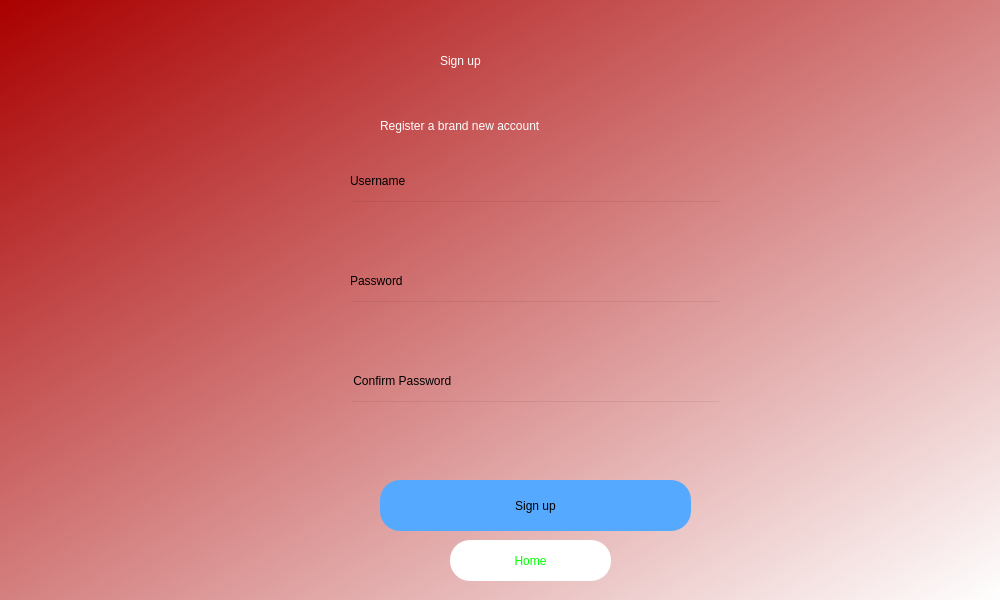
<?xml version="1.0" encoding="UTF-8"?>
<ui version="4.0">
 <class>Dialog</class>
 <widget class="QDialog" name="Dialog">
  <property name="geometry">
   <rect>
    <x>0</x>
    <y>0</y>
    <width>1000</width>
    <height>600</height>
   </rect>
  </property>
  <property name="windowTitle">
   <string>Dialog</string>
  </property>
  <property name="styleSheet">
   <string notr="true">background-color:qlineargradient(spread:pad, x1:0, y1:0, x2:1, y2:1, stop:0 rgba(170, 0, 0, 255), stop:1 rgba(255, 255, 255, 255));</string>
  </property>
  <widget class="QLabel" name="error">
   <property name="geometry">
    <rect>
     <x>350</x>
     <y>450</y>
     <width>371</width>
     <height>31</height>
    </rect>
   </property>
   <property name="styleSheet">
    <string notr="true">font: 12pt &quot;MS Shell Dlg 2&quot;;
color:rgb(255, 0, 0);
background-color: rgba(255, 255, 255,0);</string>
   </property>
   <property name="text">
    <string/>
   </property>
  </widget>
  <widget class="QLabel" name="label_2">
   <property name="geometry">
    <rect>
     <x>380</x>
     <y>110</y>
     <width>291</width>
     <height>31</height>
    </rect>
   </property>
   <property name="styleSheet">
    <string notr="true">font: 16pt &quot;MS Shell Dlg 2&quot;;color:rgb(255, 255, 255);
background-color: rgba(255, 255, 255,0);</string>
   </property>
   <property name="text">
    <string>Register a brand new account</string>
   </property>
  </widget>
  <widget class="QLabel" name="label">
   <property name="geometry">
    <rect>
     <x>440</x>
     <y>20</y>
     <width>181</width>
     <height>81</height>
    </rect>
   </property>
   <property name="styleSheet">
    <string notr="true">font: 36pt &quot;MS Shell Dlg 2&quot;;color:rgb(255, 255, 255);
background-color: rgba(255, 255, 255,0);</string>
   </property>
   <property name="text">
    <string>Sign up</string>
   </property>
  </widget>
  <widget class="QLabel" name="label_3">
   <property name="geometry">
    <rect>
     <x>350</x>
     <y>170</y>
     <width>111</width>
     <height>21</height>
    </rect>
   </property>
   <property name="styleSheet">
    <string notr="true">background-color: rgba(255, 255, 255,0);
font: 14pt &quot;MS Shell Dlg 2&quot;;</string>
   </property>
   <property name="text">
    <string>Username</string>
   </property>
  </widget>
  <widget class="QLabel" name="label_5">
   <property name="geometry">
    <rect>
     <x>350</x>
     <y>370</y>
     <width>201</width>
     <height>21</height>
    </rect>
   </property>
   <property name="styleSheet">
    <string notr="true">font: 14pt &quot;MS Shell Dlg 2&quot;;
background-color: rgba(255, 255, 255,0);</string>
   </property>
   <property name="text">
    <string> Confirm Password</string>
   </property>
  </widget>
  <widget class="QLineEdit" name="emailfield">
   <property name="geometry">
    <rect>
     <x>350</x>
     <y>200</y>
     <width>371</width>
     <height>51</height>
    </rect>
   </property>
   <property name="styleSheet">
    <string notr="true">background-color:rgba(0,0,0,0);
font: 12pt &quot;MS Shell Dlg 2&quot;;</string>
   </property>
  </widget>
  <widget class="QPushButton" name="signup">
   <property name="geometry">
    <rect>
     <x>380</x>
     <y>480</y>
     <width>311</width>
     <height>51</height>
    </rect>
   </property>
   <property name="cursor">
    <cursorShape>PointingHandCursor</cursorShape>
   </property>
   <property name="styleSheet">
    <string notr="true">border-radius:20px;
background-color:rgb(85, 170, 255);
font: 14pt &quot;MS Shell Dlg 2&quot;;</string>
   </property>
   <property name="text">
    <string>Sign up</string>
   </property>
  </widget>
  <widget class="QPushButton" name="Home">
   <property name="geometry">
    <rect>
     <x>450</x>
     <y>540</y>
     <width>161</width>
     <height>41</height>
    </rect>
   </property>
   <property name="cursor">
    <cursorShape>PointingHandCursor</cursorShape>
   </property>
   <property name="styleSheet">
    <string notr="true">border-radius:20px;
background-color:rgb(255, 255, 255);
font: 14pt &quot;MS Shell Dlg 2&quot;;
color:rgb(0, 255, 0)</string>
   </property>
   <property name="text">
    <string>Home</string>
   </property>
  </widget>
  <widget class="QLabel" name="label_4">
   <property name="geometry">
    <rect>
     <x>350</x>
     <y>270</y>
     <width>111</width>
     <height>21</height>
    </rect>
   </property>
   <property name="styleSheet">
    <string notr="true">font: 14pt &quot;MS Shell Dlg 2&quot;;
background-color: rgba(255, 255, 255,0);</string>
   </property>
   <property name="text">
    <string>Password</string>
   </property>
  </widget>
  <widget class="QLineEdit" name="passwordfield">
   <property name="geometry">
    <rect>
     <x>350</x>
     <y>300</y>
     <width>371</width>
     <height>51</height>
    </rect>
   </property>
   <property name="styleSheet">
    <string notr="true">background-color:rgba(0,0,0,0);
font: 12pt &quot;MS Shell Dlg 2&quot;;</string>
   </property>
  </widget>
  <widget class="QLineEdit" name="confirmpasswordfield">
   <property name="geometry">
    <rect>
     <x>350</x>
     <y>400</y>
     <width>371</width>
     <height>51</height>
    </rect>
   </property>
   <property name="styleSheet">
    <string notr="true">background-color:rgba(0,0,0,0);
font: 12pt &quot;MS Shell Dlg 2&quot;;</string>
   </property>
  </widget>
 </widget>
 <resources/>
 <connections/>
</ui>
